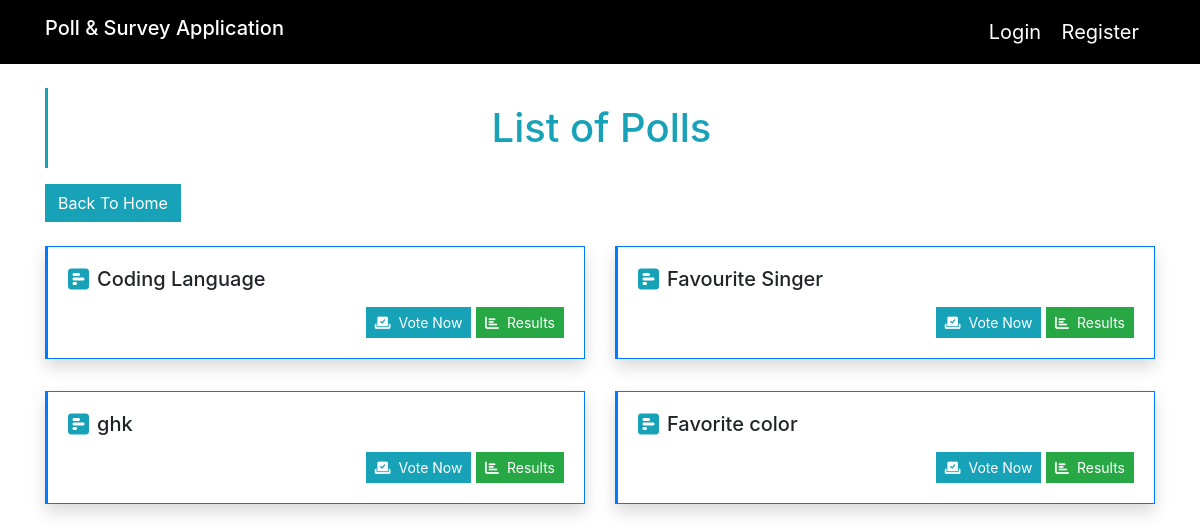
Screenshot of /polls/ with the database file from the repository.
### polls/models.py (models this page shows, shortened)
class Question(models.Model):
    question_text = models.CharField(max_length=200)
    pub_date = models.DateTimeField('date published',default= timezone.now)
    created_by = models.ForeignKey(CustomUser, on_delete=models.CASCADE, related_name='created_questions', null=True, default=None)
    start_time = models.DateTimeField(null=True, blank=True)
    end_time = models.DateTimeField(null=True, blank=True)

### polls/views.py (the view)
# urls.py: path('', views.index, name='index'),
def index(request):
    try:
        latest_question_list = Question.objects.order_by('-pub_date')
        context = {'latest_question_list': latest_question_list, 'page':'polls'}
        return render(request, 'polls/index.html', context)
    except Question.DoesNotExist:
        return HttpResponse("No questions found.", status=404)
    except Exception as e:
        return HttpResponse(f"An error occurred: {e}", status=500)

### survey_admin/templates/polls/index.html (shortened to what this page needs)
{% extends 'base.html' %}
{% block content %}
<div class="bg-white rounded-0 py-3 px-4 mb-3 mt-4" style="border-left: 3px solid #17a2b8;">
    <h1 class="text-center mb-0" style="color: #17a2b8;">List of Polls</h1>
</div>
<a href="/" class="btn btn-info  rounded-0 mb-4">Back To Home</a>
<div class="row">
    {% if latest_question_list %}
        {% for question in latest_question_list %}
        <div class="col-md-6 mb-3">
            <div class="card rounded-0 shadow border-primary mb-3" style="border-left-width: 3px; border-left-color: #17a2b8;">
                <div class="card-body">
                    <div class="d-flex align-items-center mb-3">
                        <i class="fas fa-poll-h mr-2" style="font-size: 24px; color: #17a2b8;"></i>
                        <h5 class="card-title mb-0">{{ question.question_text }}</h5>
                    </div>
                    <div class="text-right">
                        <a href="{% url 'polls:detail' question.id %}" class="btn btn-primary btn-sm rounded-0" style="background-color: #17a2b8; border-color: #17a2b8;">
                            <i class="fas fa-vote-yea mr-1"></i> Vote Now
                        </a>
                        <a href="{% url 'polls:results' question.id %}" class="btn btn-success btn-sm rounded-0">
                            <i class="fas fa-chart-bar mr-1"></i> Results
                        </a>
                    </div>
                </div>
            </div>
        </div>
        {% endfor %}
    </div>
    {% else %}
    <p class="text-center" style="color: #17a2b8;">No polls available</p>
    {% endif %}
{% endblock %}

### survey_admin/templates/base.html (style rules this page uses)
html, body { height: 100%; width: 100%; }
body { background: #ffff; }

### rows the page displays
Question: question_text "Coding Language"
Question: question_text "Favourite Singer"
Question: question_text "ghk"
Question: question_text "Favorite color"
